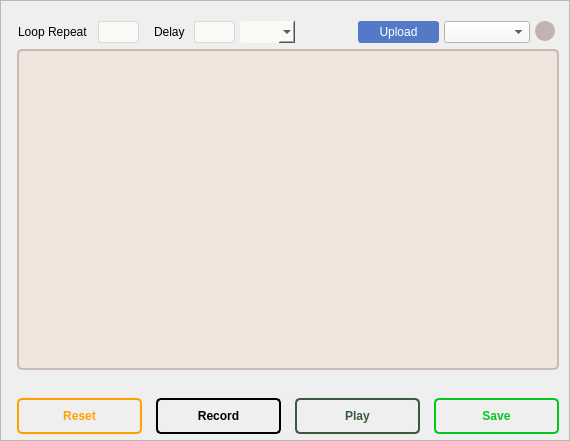
       <widget class="QFrame" name="record_frame">
        <property name="geometry">
         <rect>
          <x>72</x>
          <y>0</y>
          <width>570</width>
          <height>441</height>
         </rect>
        </property>
        <property name="toolTip">
         <string/>
        </property>
        <property name="whatsThis">
         <string>&lt;html&gt;&lt;head/&gt;&lt;body&gt;&lt;p&gt;&lt;br/&gt;&lt;/p&gt;&lt;/body&gt;&lt;/html&gt;</string>
        </property>
        <property name="styleSheet">
         <string notr="true"/>
        </property>
        <property name="frameShape">
         <enum>QFrame::StyledPanel</enum>
        </property>
        <property name="frameShadow">
         <enum>QFrame::Raised</enum>
        </property>
        <widget class="QScrollArea" name="record_scroll_area">
         <property name="geometry">
          <rect>
           <x>17</x>
           <y>49</y>
           <width>542</width>
           <height>321</height>
          </rect>
         </property>
         <property name="sizePolicy">
          <sizepolicy hsizetype="Preferred" vsizetype="Expanding">
           <horstretch>0</horstretch>
           <verstretch>0</verstretch>
          </sizepolicy>
         </property>
         <property name="minimumSize">
          <size>
           <width>0</width>
           <height>0</height>
          </size>
         </property>
         <property name="styleSheet">
          <string notr="true">QScrollArea { border: 1.5px solid;
border-color: #c8bab7;
background-color: rgb(239, 229, 220);
border-radius: 5px;}

QScrollBar:vertical {

  border-color: rgb(239, 229, 220);
  border-width: 1px;
  border-style: solid;
  border-radius: 10px;
  background-color: rgb(239, 229, 220);
  width: 18px;
  margin: 10px 4px 10px 0;
}

QScrollBar::handle:vertical {

  background-color: #c4b1ad;
  min-height: 25px;
  border: 1px solid #c4b1ad;
  border-radius: 5px;

}

 QScrollBar::add-line:vertical {
    border: 1px solid rgb(239, 229, 220);
  background-color: rgb(239, 229, 220);
    height: 0px;
    subcontrol-position: bottom;
    subcontrol-origin: margin;
}

QScrollBar::sub-line:vertical {
    border: 1px solid rgb(239, 229, 220);
    background-color: rgb(241, 241, 241);
    height: 0px;
    subcontrol-position: top;
    subcontrol-origin: margin;
}


  QScrollBar::add-page:vertical, QScrollBar::sub-page:vertical {
      background: none;
  }

QScrollBar::up-arrow:vertical
{
  background-color: rgb(239, 229, 220);
}

QScrollBar::down-arrow:vertical
{
  background-color: rgb(239, 229, 220);
}
</string>
         </property>
         <property name="widgetResizable">
          <bool>true</bool>
         </property>
         <widget class="QWidget" name="scrollAreaWidgetContents">
          <property name="geometry">
           <rect>
            <x>0</x>
            <y>0</y>
            <width>538</width>
            <height>317</height>
           </rect>
          </property>
          <property name="styleSheet">
           <string notr="true">QWidget {border: none;}

QScrollBar:vertical {
background-color: blue;
}</string>
          </property>
         </widget>
        </widget>
        <widget class="QPushButton" name="record_save_button">
         <property name="geometry">
          <rect>
           <x>434</x>
           <y>398</y>
           <width>125</width>
           <height>36</height>
          </rect>
         </property>
         <property name="font">
          <font>
           <pointsize>9</pointsize>
           <weight>75</weight>
           <bold>true</bold>
          </font>
         </property>
         <property name="toolTip">
          <string>&lt;p style='white-space:pre'&gt;Save the record sequence to PC or App&lt;/p&gt;</string>
         </property>
         <property name="styleSheet">
          <string notr="true">QPushButton{
border-radius: 5px;
border: 2px solid rgb(3, 199, 26);
color: rgb(3, 199, 26);

}

QPushButton:hover {
color: white;
background-color: rgb(3, 199, 26);
}

QToolTip {
background-color: #e0e0e0;
border: none; }</string>
         </property>
         <property name="text">
          <string>Save</string>
         </property>
         <property name="autoRepeatDelay">
          <number>294</number>
         </property>
        </widget>
        <widget class="QPushButton" name="record_load_button">
         <property name="geometry">
          <rect>
           <x>358</x>
           <y>21</y>
           <width>81</width>
           <height>22</height>
          </rect>
         </property>
         <property name="font">
          <font>
           <pointsize>9</pointsize>
          </font>
         </property>
         <property name="toolTip">
          <string>&lt;p style='white-space:pre'&gt;Upload sequence from PC or app&lt;/p&gt;</string>
         </property>
         <property name="styleSheet">
          <string notr="true">QPushButton{
color: white;
background-color: #5579c7;
border-radius: 3px;
border: 1px solid;
border-color: #5579c7


}


QToolTip {
background-color: #e0e0e0;
border: none; }</string>
         </property>
         <property name="text">
          <string>Upload</string>
         </property>
         <property name="icon">
          <iconset>
           <normaloff>../../.designer/backup/images/icons8-upload-96.png</normaloff>../../.designer/backup/images/icons8-upload-96.png</iconset>
         </property>
        </widget>
        <widget class="QPushButton" name="record_play_button">
         <property name="geometry">
          <rect>
           <x>295</x>
           <y>398</y>
           <width>125</width>
           <height>36</height>
          </rect>
         </property>
         <property name="font">
          <font>
           <pointsize>9</pointsize>
           <weight>75</weight>
           <bold>true</bold>
          </font>
         </property>
         <property name="styleSheet">
          <string notr="true">QPushButton{
border-radius: 5px;
border: 2px solid #3A5A40;
color: #3A5A40;

}

QPushButton:hover {
color: white;
background-color: #3A5A40;
}</string>
         </property>
         <property name="text">
          <string>Play</string>
         </property>
         <property name="icon">
          <iconset>
           <normaloff>../../.designer/backup/images/Run.png</normaloff>../../.designer/backup/images/Run.png</iconset>
         </property>
         <property name="iconSize">
          <size>
           <width>16</width>
           <height>16</height>
          </size>
         </property>
        </widget>
        <widget class="QPushButton" name="record_add_button">
         <property name="geometry">
          <rect>
           <x>535</x>
           <y>21</y>
           <width>20</width>
           <height>20</height>
          </rect>
         </property>
         <property name="font">
          <font>
           <pointsize>9</pointsize>
          </font>
         </property>
         <property name="toolTip">
          <string>&lt;p style='white-space:pre'&gt;Add a new row to table&lt;/p&gt;</string>
         </property>
         <property name="styleSheet">
          <string notr="true">QPushButton {
   border: 1px solid rgb(196, 177, 174);
   border-radius: 10;
	background-color: #c1b3b0; }
QToolTip {
background-color: #e0e0e0;
border: none; }</string>
         </property>
         <property name="text">
          <string/>
         </property>
         <property name="icon">
          <iconset>
           <normaloff>../../.designer/backup/images/icons8-ui-64.png</normaloff>../../.designer/backup/images/icons8-ui-64.png</iconset>
         </property>
         <property name="iconSize">
          <size>
           <width>26</width>
           <height>26</height>
          </size>
         </property>
        </widget>
        <widget class="QPushButton" name="record_remove_all_button">
         <property name="geometry">
          <rect>
           <x>17</x>
           <y>398</y>
           <width>125</width>
           <height>36</height>
          </rect>
         </property>
         <property name="font">
          <font>
           <pointsize>9</pointsize>
           <weight>75</weight>
           <bold>true</bold>
          </font>
         </property>
         <property name="toolTip">
          <string>&lt;p style='white-space:pre'&gt;Delete all rows&lt;/p&gt;</string>
         </property>
         <property name="styleSheet">
          <string notr="true">QPushButton {
border-radius: 5px;
border: 2px solid rgb(255, 162, 0);
color: rgb(255, 162, 0);

}

QPushButton:hover {
color: white;
background-color: rgb(255, 162, 0);
}

QToolTip {
background-color: #e0e0e0;
border: none; }</string>
         </property>
         <property name="text">
          <string>Reset</string>
         </property>
        </widget>
        <widget class="QPushButton" name="record_record_button">
         <property name="geometry">
          <rect>
           <x>156</x>
           <y>398</y>
           <width>125</width>
           <height>36</height>
          </rect>
         </property>
         <property name="font">
          <font>
           <pointsize>9</pointsize>
           <weight>75</weight>
           <bold>true</bold>
          </font>
         </property>
         <property name="styleSheet">
          <string notr="true">QPushButton{
border-radius: 5px;
border: 2px solid black;
color: black;

}

QPushButton:hover {
color: white;
background-color: black;
}</string>
         </property>
         <property name="text">
          <string>Record</string>
         </property>
         <property name="icon">
          <iconset>
           <normaloff>../../.designer/backup/images/red-circle.png</normaloff>../../.designer/backup/images/red-circle.png</iconset>
         </property>
         <property name="iconSize">
          <size>
           <width>12</width>
           <height>12</height>
          </size>
         </property>
        </widget>
        <widget class="QComboBox" name="record_add_items">
         <property name="geometry">
          <rect>
           <x>444</x>
           <y>21</y>
           <width>86</width>
           <height>22</height>
          </rect>
         </property>
         <property name="font">
          <font>
           <pointsize>9</pointsize>
          </font>
         </property>
         <property name="toolTip">
          <string>&lt;p style='white-space:pre'&gt;Choose the new row-type&lt;/p&gt;</string>
         </property>
         <property name="layoutDirection">
          <enum>Qt::LeftToRight</enum>
         </property>
         <property name="styleSheet">
          <string notr="true">QComboBox { background-color: rgb(249, 249, 245); }

QToolTip {
background-color: #e0e0e0;
border: none; }
</string>
         </property>
        </widget>
        <widget class="QLabel" name="repeat_for_label_2">
         <property name="geometry">
          <rect>
           <x>18</x>
           <y>25</y>
           <width>72</width>
           <height>14</height>
          </rect>
         </property>
         <property name="font">
          <font>
           <pointsize>9</pointsize>
          </font>
         </property>
         <property name="styleSheet">
          <string notr="true">border: none;</string>
         </property>
         <property name="text">
          <string>Loop Repeat</string>
         </property>
        </widget>
        <widget class="QLineEdit" name="repeat_for_number_2">
         <property name="geometry">
          <rect>
           <x>98</x>
           <y>21</y>
           <width>41</width>
           <height>22</height>
          </rect>
         </property>
         <property name="font">
          <font>
           <pointsize>9</pointsize>
          </font>
         </property>
         <property name="toolTip">
          <string>&lt;p style='white-space:pre'&gt;No. of times you want to playback the loop&lt;/p&gt;</string>
         </property>
         <property name="styleSheet">
          <string notr="true">QLineEdit { background-color: rgb(249, 249, 245);;
border-radius: 3px;
border: 1px solid;
border-color: #dad6d3; }

QToolTip {
background-color: #e0e0e0;
border: none; }</string>
         </property>
         <property name="text">
          <string/>
         </property>
        </widget>
        <widget class="QLineEdit" name="delay_2">
         <property name="geometry">
          <rect>
           <x>194</x>
           <y>21</y>
           <width>41</width>
           <height>22</height>
          </rect>
         </property>
         <property name="font">
          <font>
           <pointsize>9</pointsize>
          </font>
         </property>
         <property name="toolTip">
          <string>&lt;p style='white-space:pre'&gt;Delay between two loops&lt;/p&gt;</string>
         </property>
         <property name="styleSheet">
          <string notr="true">QLineEdit { background-color: rgb(249, 249, 245);
border-radius: 3px;
border: 1px solid;
border-color: #dad6d3; }

QToolTip {
background-color: #e0e0e0;
border: none; }</string>
         </property>
         <property name="text">
          <string/>
         </property>
        </widget>
        <widget class="QLabel" name="delay_label_2">
         <property name="geometry">
          <rect>
           <x>154</x>
           <y>25</y>
           <width>32</width>
           <height>14</height>
          </rect>
         </property>
         <property name="font">
          <font>
           <pointsize>9</pointsize>
          </font>
         </property>
         <property name="styleSheet">
          <string notr="true">border: none;</string>
         </property>
         <property name="text">
          <string>Delay</string>
         </property>
        </widget>
        <widget class="QComboBox" name="delay_time_combobox_record">
         <property name="geometry">
          <rect>
           <x>240</x>
           <y>21</y>
           <width>55</width>
           <height>22</height>
          </rect>
         </property>
         <property name="font">
          <font>
           <pointsize>9</pointsize>
          </font>
         </property>
         <property name="styleSheet">
          <string notr="true">background-color: rgb(249, 249, 245);;
border-radius: 3px;
border: none;</string>
         </property>
        </widget>
        <zorder>record_save_button</zorder>
        <zorder>record_load_button</zorder>
        <zorder>record_play_button</zorder>
        <zorder>record_add_button</zorder>
        <zorder>record_remove_all_button</zorder>
        <zorder>record_record_button</zorder>
        <zorder>record_add_items</zorder>
        <zorder>repeat_for_label_2</zorder>
        <zorder>repeat_for_number_2</zorder>
        <zorder>record_scroll_area</zorder>
        <zorder>delay_2</zorder>
        <zorder>delay_label_2</zorder>
        <zorder>delay_time_combobox_record</zorder>
       </widget>
